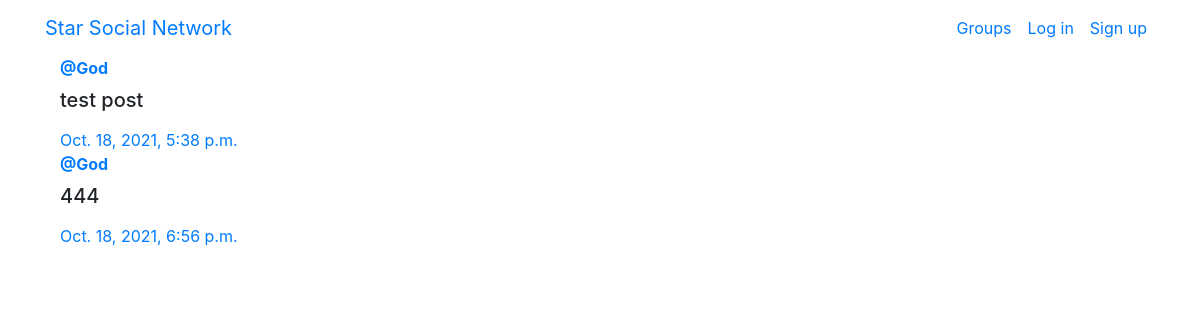
/posts/, run on an earlier commit of the app's database.
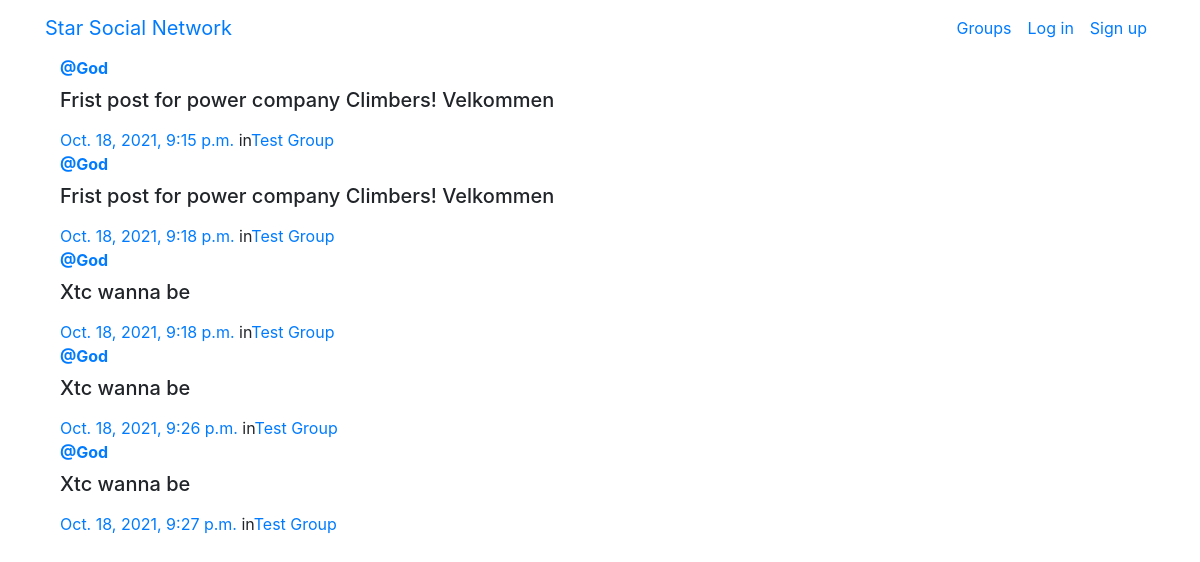
And on a later commit of the database.
### posts/models.py (models this page shows, shortened)
class Post(models.Model):
    user = models.ForeignKey(User,related_name='posts',on_delete=models.CASCADE)
    created_at = models.DateTimeField(auto_now_add=True)
    message = models.TextField(blank=True,)
    message_html = models.TextField(editable=False)
    group = models.ForeignKey(Group,related_name='posts',null = True, blank=True,on_delete=models.CASCADE)

### groups/models.py (models this page shows, shortened)
class Group(models.Model):
    name = models.CharField(max_length=255,unique=True)
    slug = models.SlugField(allow_unicode = True,unique=True)
    description = models.TextField(blank=True, default='')
    description_html = models.TextField(editable=False, default='',blank= True)
    members = models.ManyToManyField(User,through='GroupMember')

### posts/views.py (the view)
# urls.py: path('', views.PostList.as_view(), name="all"),
class PostList(SelectRelatedMixin,generic.ListView):
    model = models.Post
    select_related = ('user','group')

### posts/templates/posts/post_list.html (shortened to what this page needs)
{% extends "posts/post_base.html" %}
{% load humanize %}
{% block post_content %}
<div class="col-md-8">
	{% for post in post_list %}
  {% include "posts/_post.html" %}
	{% endfor %}
</div>
{% endblock %}

### posts/templates/posts/_post.html (shortened to what this page needs)
<div class="media">
	<div class="media-body">
		<a href="{% url 'posts:for_user' username=post.user.username %}"><strong >@{{ post.user.username }}</strong></a>
		<h5 class="media-heading pt-2">{{ post.message_html|safe }}</h5>
			<time class="time"><a href="{% url 'posts:single' username=post.user.username pk=post.pk %}">{{ post.created_at }}</a></time>
			{% if post.group %}
			<span class="group-name">in<a href="#">{{ post.group.name }}</a></span>
			{% endif %}
	</div>
</div>

What changed in the data, as far as the page shows it:
removed Post: user.username "God", message_html "test post", created_at "Oct. 18, 2021, 5:38 p.m."
removed Post: user.username "God", message_html "444", created_at "Oct. 18, 2021, 6:56 p.m."
added Post: user.username "God", message_html "Frist post for power company Climbers! Velkommen", created_at "Oct. 18, 2021, 9:15 p.m.", group.name "Test Group"
added Post: user.username "God", message_html "Frist post for power company Climbers! Velkommen", created_at "Oct. 18, 2021, 9:18 p.m.", group.name "Test Group"
added Post: user.username "God", message_html "Xtc wanna be", created_at "Oct. 18, 2021, 9:18 p.m.", group.name "Test Group"
added Post: user.username "God", message_html "Xtc wanna be", created_at "Oct. 18, 2021, 9:26 p.m.", group.name "Test Group"
added Post: user.username "God", message_html "Xtc wanna be", created_at "Oct. 18, 2021, 9:27 p.m.", group.name "Test Group"
